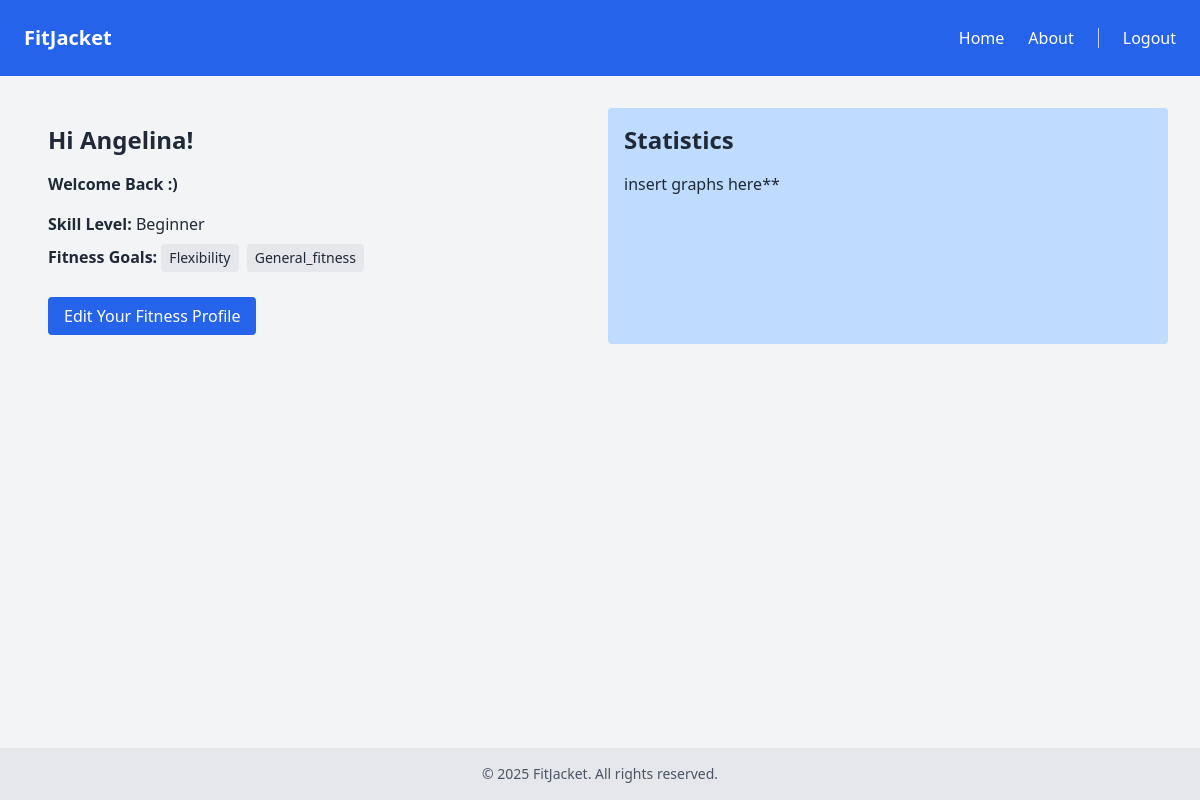
The app's page / (signed in), older data.
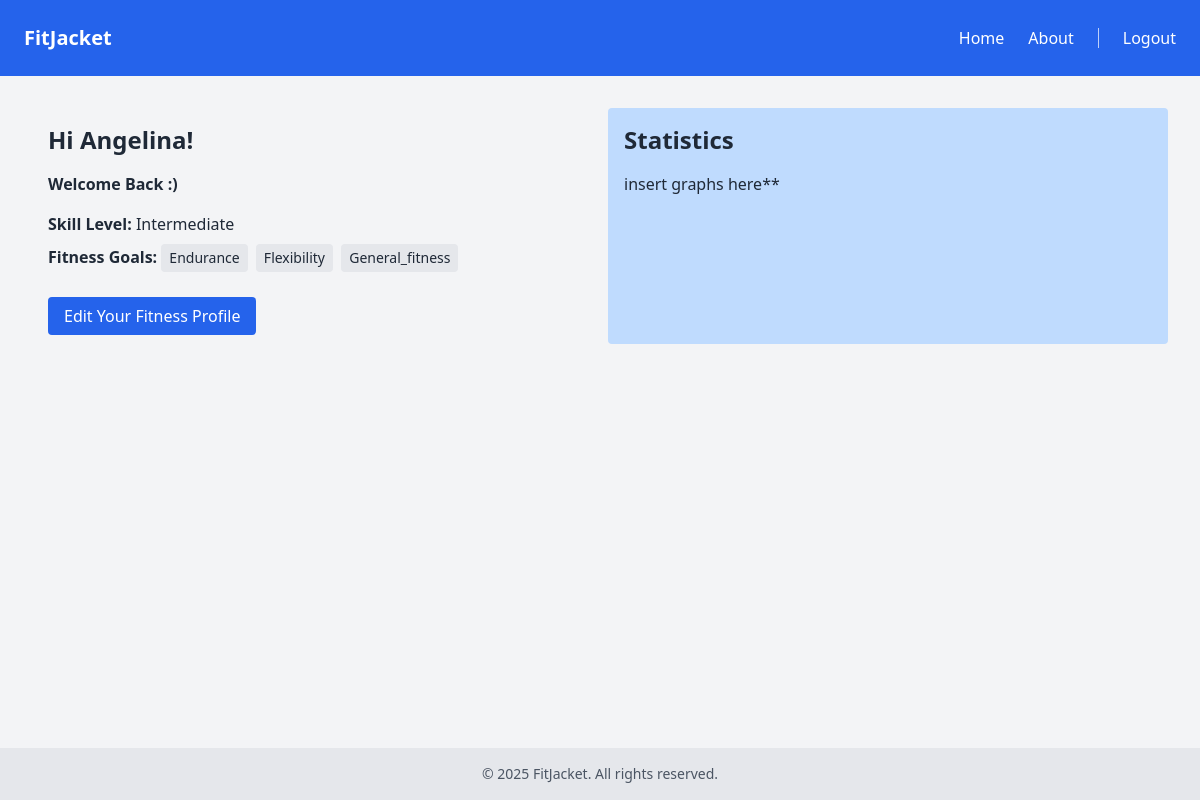
The same page, newer data.
### fitjacket/models.py (models this page shows, shortened)
class UserProfile(models.Model):
    user = models.OneToOneField(User, on_delete=models.CASCADE)
    skill_level = models.CharField(max_length=20)
    goals = models.JSONField()  # Stores goals as a list (e.g. ["weight_loss", "endurance"])

### fitjacket/views.py (the view)
# urls.py: path('', views.index, name='index'),
def index(request):
    template_data = {}
    template_data['title'] = 'FitJacket'
    if request.user.is_authenticated:
        user = request.user
        profile = user.userprofile  # assumes OneToOneField to User
        context = {
            'template_data': template_data,
            'first_name': user.first_name,
            'skill_level': profile.skill_level,
            'goals': profile.goals,
        }
        return render(request, 'index.html', context)
    else:
        return render(request, 'index.html', {'template_data': template_data})

### fitjacket/templates/index.html (shortened to what this page needs)
{% extends "base.html" %}
{% block content %}
    {% if user.is_authenticated %}
        <div class="flex space-x-4">
            <div class="w-1/2 p-4 rounded">
                <h2 class="text-2xl font-bold mb-4">Hi {{ request.user.first_name }}!</h2>
                <h2 class="font-bold mb-4"> Welcome Back :)</h2>
                <p class="mb-2">
                  <strong>Skill Level:</strong> {{ skill_level|capfirst }}
                </p>
              <p class="mb-2">
                <strong>Fitness Goals:</strong>
                {% for goal in goals %}
                  <span class="inline-block bg-gray-200 text-sm px-2 py-1 rounded mr-1">{{ goal|capfirst }}</span>
                {% empty %}
                  <span>No goals set.</span>
                {% endfor %}
              </p>
             <br>
            <a href="{% url 'edit_profile' %}" class="bg-blue-600 text-white px-4 py-2 rounded hover:bg-blue-700">Edit Your Fitness Profile</a>
            </div>
            <div class="w-1/2 p-4 bg-blue-200 rounded">
                <h2 class="text-2xl font-bold mb-4">Statistics </h2>
                <p>insert graphs here**</p>
            </div>
        </div>
    {% else %}
        <h2 class="text-2xl font-bold mb-4">Welcome to FitJacket!</h2>
        <p class="mb-4">Track your workouts, connect with others, and reach your fitness goals with AI-powered recommendations.</p>
        <br>
        <a href="{% url 'login' %}" class="bg-blue-600 text-white px-4 py-2 rounded hover:bg-blue-700">Get Started</a>
    {% endif %}
{% endblock %}

### fitjacket/templates/base.html (shortened to what this page needs)
<!DOCTYPE html>
<html lang="en">
<head>
  <script src="https://cdn.tailwindcss.com"></script>
</head>
<body class="bg-gray-100 text-gray-800 min-h-screen flex flex-col">
  <header class="bg-blue-600 p-6 text-white flex justify-between items-center">
      <h1 class="text-xl font-bold">FitJacket</h1>
    <nav class="space-x-4">
        <div class="flex items-center space-x-6">
    <a href="{% url 'index' %}" class="hover:underline">Home</a>
    <a href="{% url 'about' %}" class="hover:underline">About</a>
      {% if user.is_authenticated %}
      <a href="{% url 'logout' %}" class="hover:underline">Logout</a>
    {% else %}
      <a href="{% url 'login' %}" class="hover:underline">Login</a>
      <a href="{% url 'register' %}" class="hover:underline">Register</a>
    {% endif %}
    </div>
    </nav>
  </header>
  <main class="p-8 flex-grow">
    {% block content %}{% endblock %}
  </main>
  <footer class="bg-gray-200 p-4 text-center text-sm text-gray-600">
    &copy; 2025 FitJacket. All rights reserved.
  </footer>
</body>
</html>

Row changes from the older to the newer data that the page shows:
changed UserProfile: skill_level "Beginner" → "Intermediate"
Text that changed along with them:
new list line: "Endurance"
